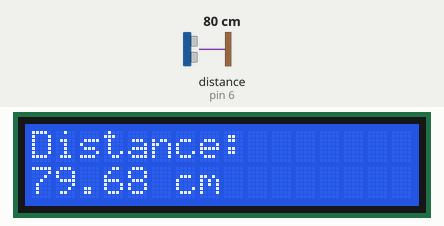
Simulated run of this sketch. Board: Arduino Uno, built with avr-gcc and run on an emulated ATmega328P. Shown: 16×2 character LCD. Wiring (inferred from the names in the program): ultrasonic range finder: trigger pin 5; echo pin 6. The test bench sets the inputs (shaded band); at power-on: distance to the obstacle (sensor on pin 6) 80 cm. The echo pulse lasts 58.3 µs per cm.

Above: at 1.2 s.
1.3 s: distance to the obstacle (sensor on pin 6) set to 4 cm
At 2.7 s:
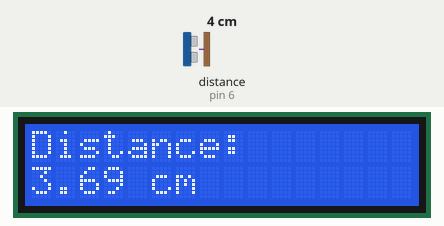
3.0 s: distance to the obstacle (sensor on pin 6) set to 2 cm
At 3.9 s:
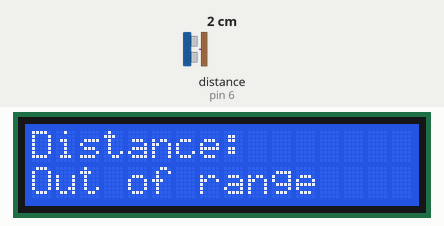
4.6 s: distance to the obstacle (sensor on pin 6) set to 9 cm
At 5.9 s:
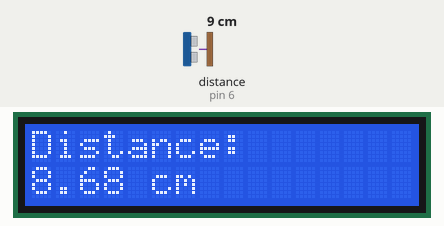
Timing chart, 0 to 7.6 s (numbered marks = the images above; inputs shaded):
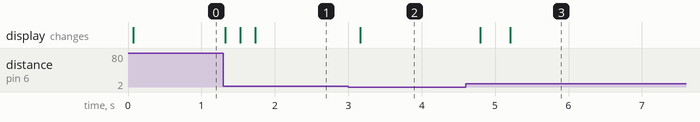

The sketch:

detector-main.ino
```cpp
#include <LiquidCrystal.h>


LiquidCrystal lcd(7, 8, 9, 10, 11, 12);

// Ultrasonic sensor
const int trigPin = 5;
const int echoPin = 6;

void setup() {
  lcd.begin(16, 2);

  pinMode(trigPin, OUTPUT);
  pinMode(echoPin, INPUT);

  lcd.print("Distance:");
}

void loop() {;
  // Send ultrasonic pulse
  digitalWrite(trigPin, LOW);
  delayMicroseconds(2);

  digitalWrite(trigPin, HIGH);
  delayMicroseconds(10);
  digitalWrite(trigPin, LOW);

  // Measure echo, with a timeout
  long duration = pulseIn(echoPin, HIGH, 30000);

  lcd.setCursor(0, 1);
  lcd.print("                ");
  lcd.setCursor(0, 1);

  if (duration == 0) {
    lcd.print("Out of range");
  }
  else {
    // Convert time to centimeters
    float distance = duration * 0.0343 / 2;

    // Reject impossible readings
    if (distance < 2 || distance > 400) {
      lcd.print("Out of range");
    }
    else {
      lcd.print(distance);
      lcd.print(" cm");
    }
  }

  delay(200);
}
```

Measured:
- the behaviour switches between 3 and 2 cm on distance to the obstacle (sensor on pin 6) (found by bisection; images 1 and 2)
- after the input at 1.3 s, the display: changes at once (image 1)
- after the input at 3.0 s, the display: changes after 0.16 s (image 2)
- after the input at 4.6 s, the display: first changes after 0.20 s (image 3 shows a later state)
